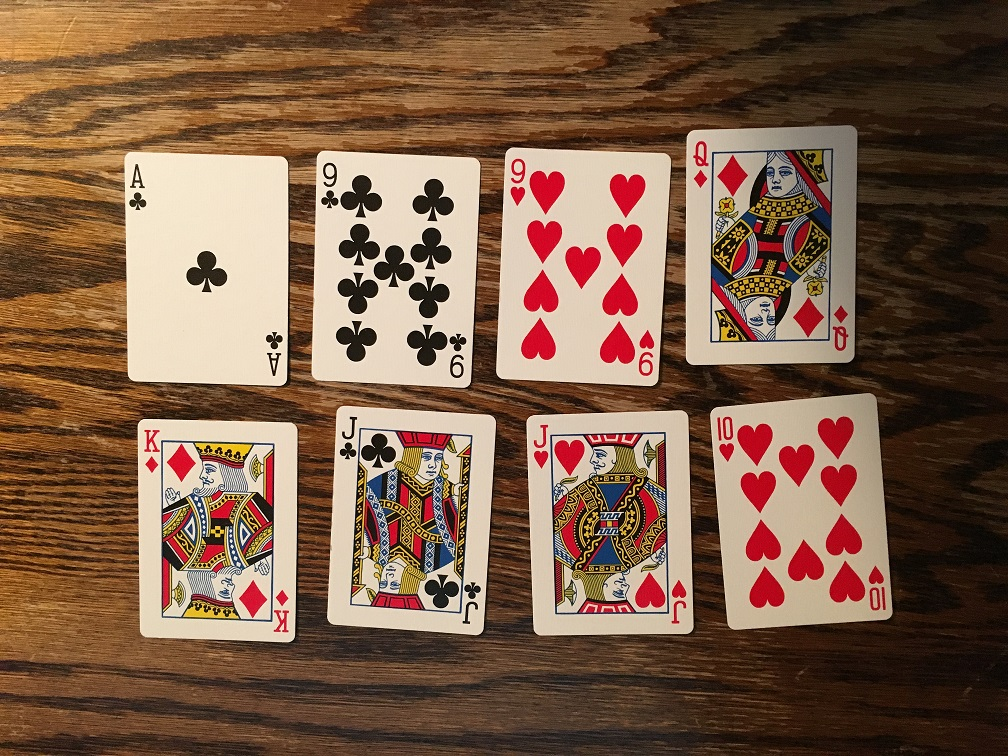
#> input picture models/research/object_detection/test1.JPG, 1008 x 756 px
$ python -i feeder_delimiter.py   (imports and definitions only)
#> lines starting #> are read from the running program, lines starting #| are printed output that depends on the picture; after the words box and inside, x2 and y2 are one past the last pixel; in counts of white or black regions, pixels touching at a corner belong together
#> further down, picture is the input picture: shape (756, 1008, 3); mean B, G, R 72.7, 93.8, 124.6
import numpy as np
import cv2

# ============================================================================
FINAL_LINE_COLOR = (66, 244, 98)
WORKING_LINE_COLOR = (244, 65, 95)
ALPHA = 0.25
LINES_THICKNESS = 3

# ============================================================================

class PolygonDrawer(object):
    # [74 lines left out: functions __init__, on_mouse, run, not called in this run]

# ============================================================================

def find_center_of_polygon(image):
    #cv2.imshow("mask",image)
    gray = cv2.cvtColor(image, cv2.COLOR_BGR2GRAY)
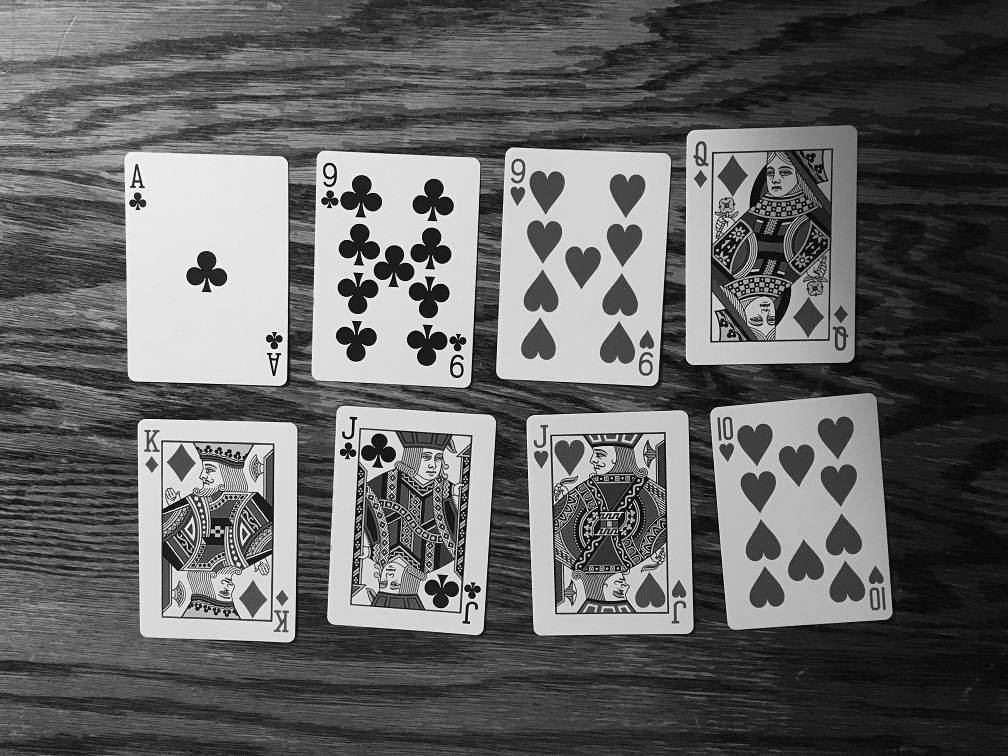
#> gray: shape (756, 1008); min 0, max 254, mean 100.6
    blurred = cv2.GaussianBlur(gray, (5, 5), 0)
    thresh = cv2.threshold(blurred, 60, 255, cv2.THRESH_BINARY)[1]
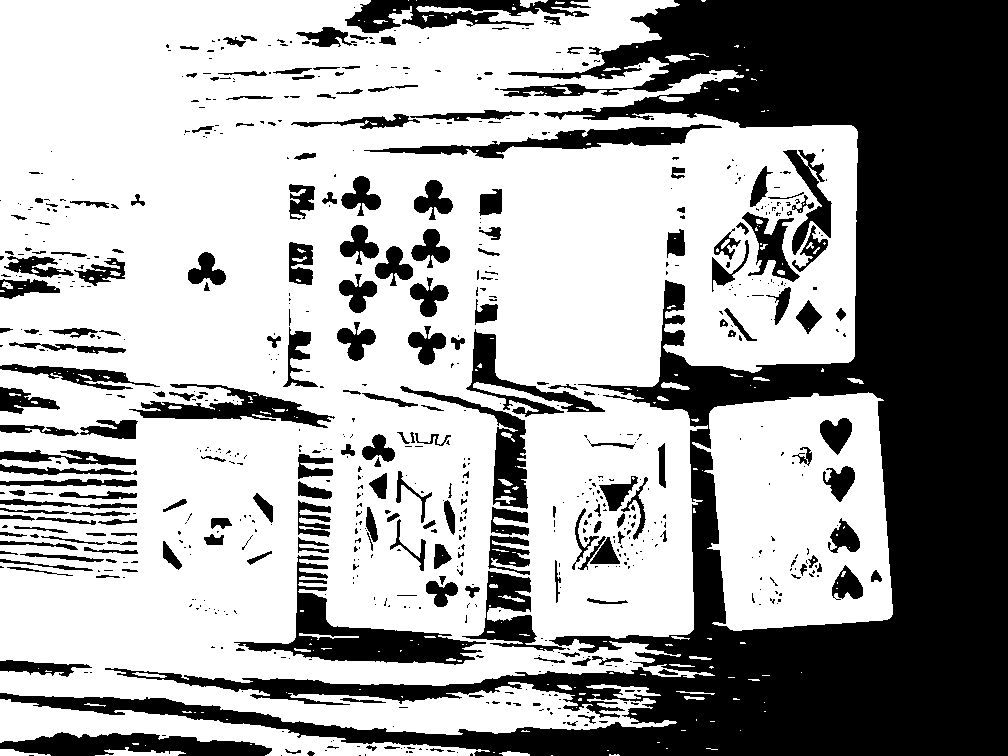
#> thresh: shape (756, 1008); 63.7% white; 748 black regions (530 under 20 px)
    #cv2.imshow("mask",thresh)
    cnts = cv2.findContours(thresh.copy(), cv2.RETR_EXTERNAL, cv2.CHAIN_APPROX_SIMPLE)
#> cnts = 137 contours, 113 with area under 20; largest, box (x1, y1, x2, y2) and area: (0, 0, 858, 735) 495040, (692, 392, 893, 631) 37998, (0, 699, 490, 756) 9078, (586, 684, 661, 699) 352, (95, 747, 186, 756) 270
    cnts = cnts[1]
#> cnts = 137 rows, first 6: [1, -1, -1, -1], [2, 0, -1, -1], [3, 1, -1, -1], [4, 2, -1, -1], [5, 3, -1, -1], [6, 4, -1, -1]


    # loop over the contours
    for c in cnts:
        # compute the center of the contour
        M = cv2.moments(c)
        cX = int(M["m10"] / M["m00"])
        cY = int(M["m01"] / M["m00"])

        return cX, cY
#> this loop made 1 pass


# [13 lines left out: functions grab_canvas_from_video, get_feeder_points, not called in this run]


# [2 lines not run here, left out]
    #print("Pontos do comedouro: %s\n" % get_feeder_points(videoPath))

>>> import cv2
>>> picture = cv2.imread('test1.JPG')
#> (the run stopped early here; a loop or call above may not have finished)
